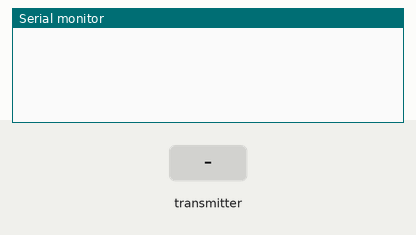
This sketch was run on a simulated ESP32. Shown: the last lines printed to the serial monitor. The inputs (shaded band) are chosen by the test bench.

Above: at 1.2 s.
1.3 s: the transmitter starts sending newData = 0
At 1.66 s:
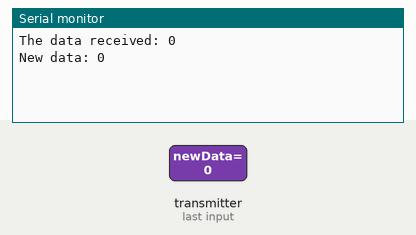
2.8 s: the transmitter starts sending newData = 64
At 3.16 s:
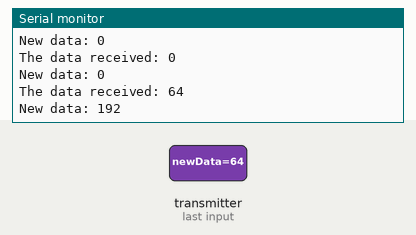

Measured:
- after the input at 1.3 s, the serial monitor: prints a new line after 0.05 s (image 1)
- after the input at 2.8 s, the serial monitor: prints a new line after 0.05 s (image 2)

The sketch:

sketch_aug3a_ESP_NOW_RESPONDER_metastructure.ino
```cpp
#include <esp_now.h>
#include <WiFi.h>
#define CHANNEL 1

uint8_t newData;

void ReceivedData (const esp_now_recv_info_t *recv_info, const uint8_t *data, int data_len){
  Serial.print("The data received: ");
  Serial.println(*data); //later, something could be done with the data if it were saved via the memcpy fction, for now  whe script just receives whatever was transmitted

  memcpy(&newData, data, sizeof(newData)); // memcpy(&to, from, size) - the destination needs to be a predefined variable
  Serial.print("New data: ");
  Serial.println(3 * newData); // example, the data is now stored and can be reused ofr eg. reprinting
}

void setup() {
  Serial.begin(115200);
  WiFi.mode(WIFI_AP); //ESP 32 is configured as an access point
  WiFi.softAP("RX_1", "1234567890", CHANNEL, 0); //starting the network as an access point - the network name and password are defined here, the ESP32 is becoming
  //the access point, not connecting to any external ones, format: WiFi.softAP("name", "password", CHANNEL, 0)
  esp_now_init();
  esp_now_register_recv_cb(ReceivedData); //function that runs every time data is received from the transmitter
}

void loop() {

}
```
